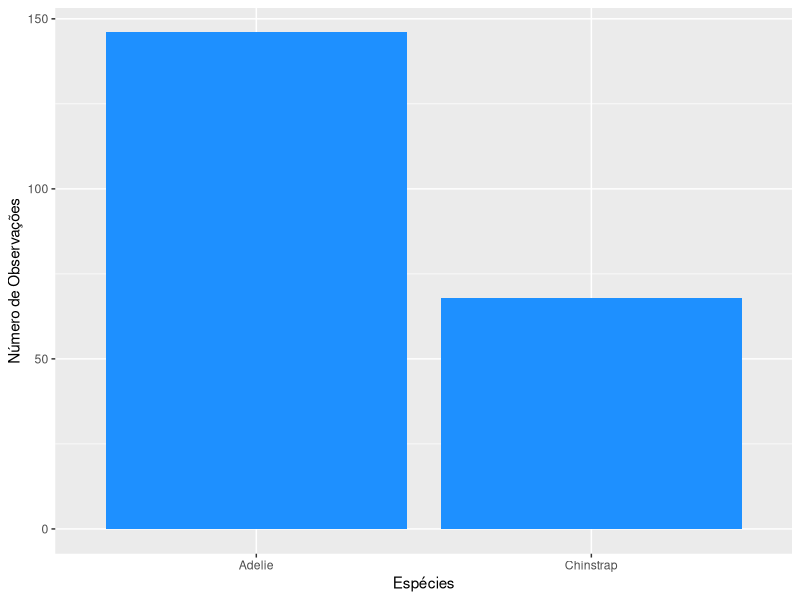
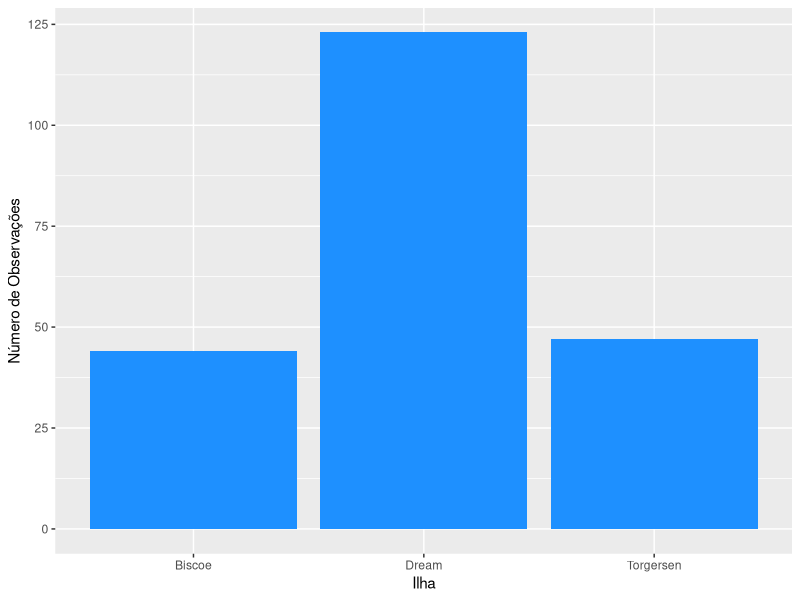
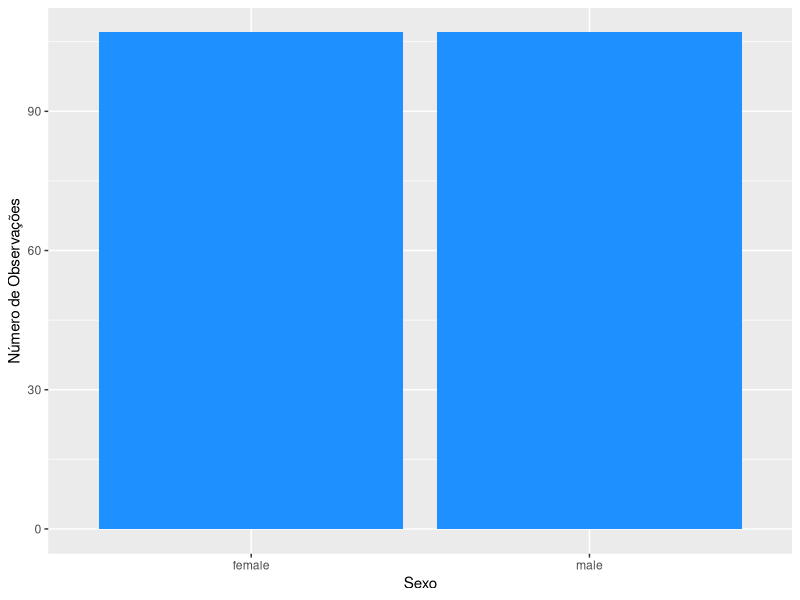
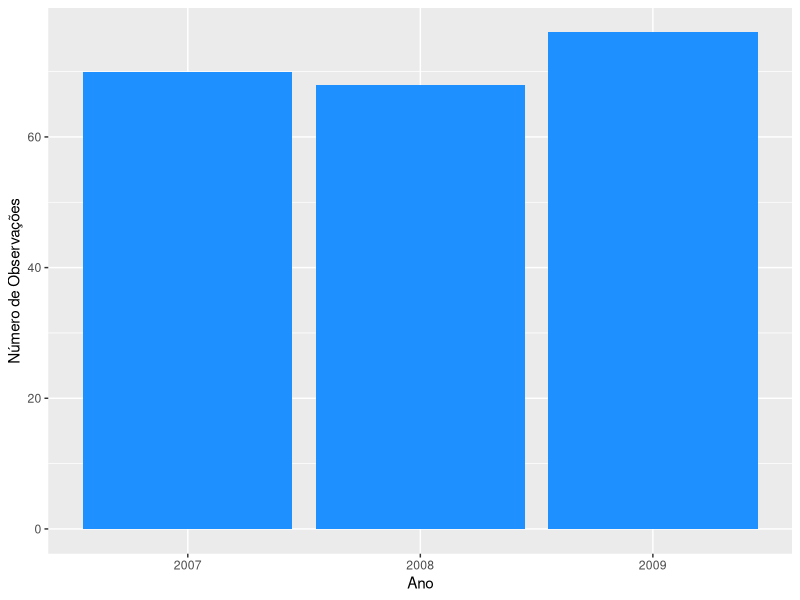
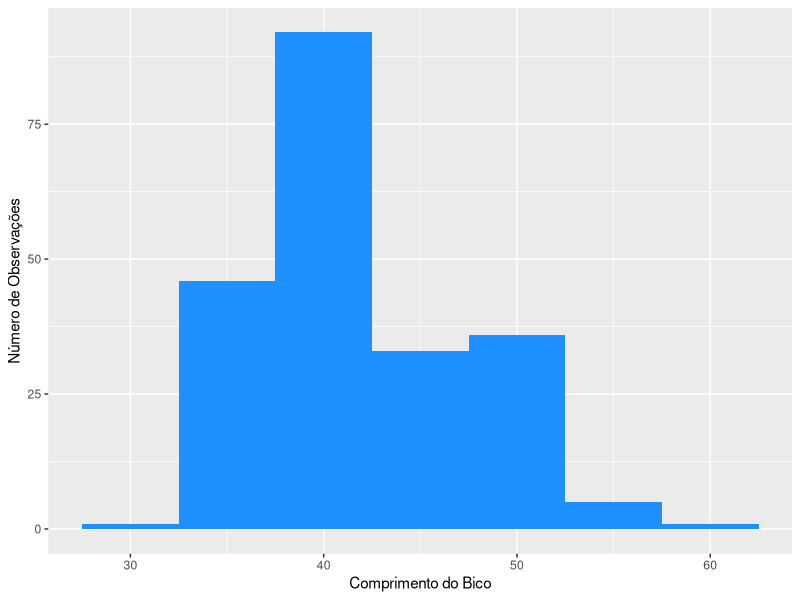
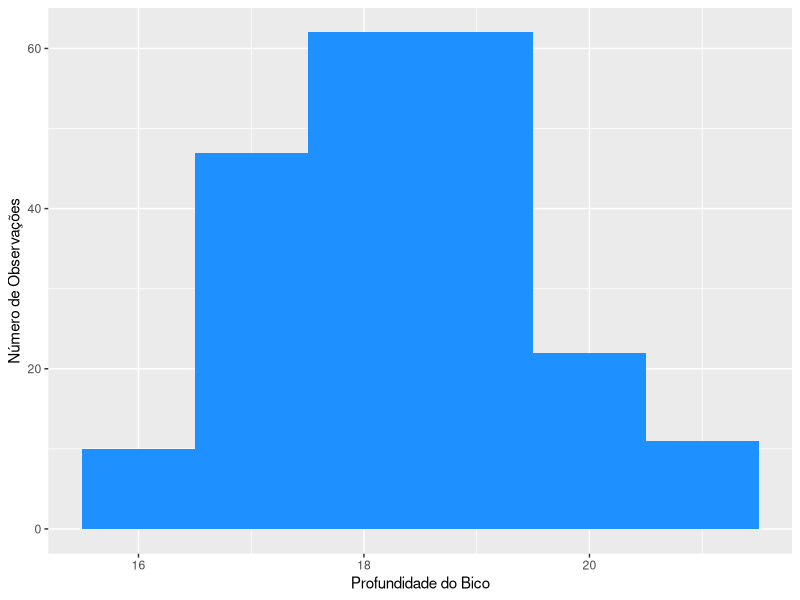
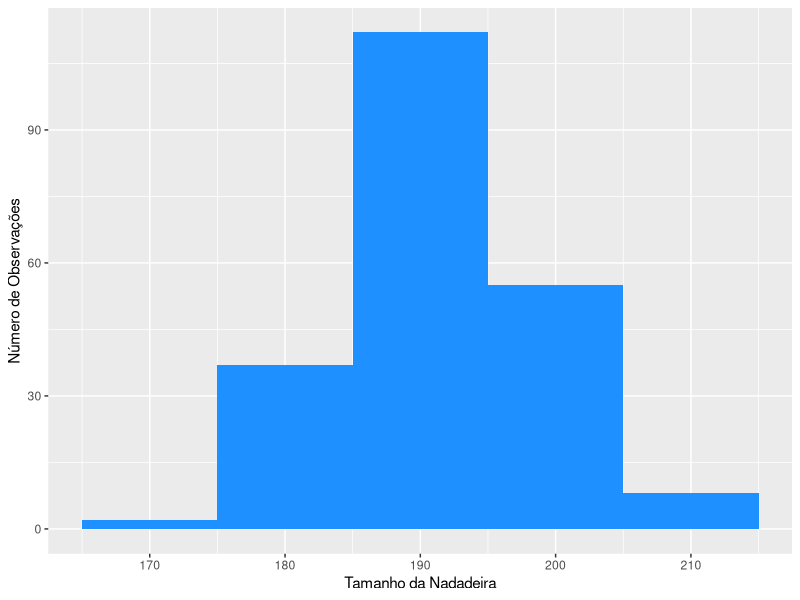
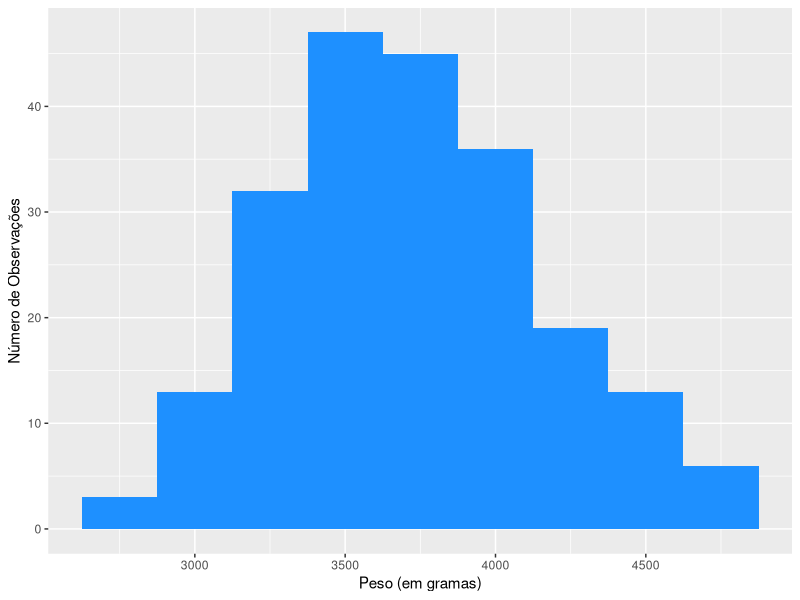

Source code (R) for these figures, in order:
# Instalando os pacotes necessários
# install.packages("dplyr")
# install.packages("ggplot2")
# install.packages("palmerpenguins")

# Lendo os pacotes necessários
library(dplyr)
library(ggplot2)
library(palmerpenguins)

# Documentação da base de dados
?penguins

# Organizando a base de dados
dados = na.omit(penguins) # Removendo os NAs (valores faltantes)
dados$year = factor(dados$year) # Transformando a variável year em fator

### Questão 1

# Opção 1:
dim(dados) # número de linhas e colunas

# Opção 2:
nrow(dados) # número de linhas
ncol(dados) # número de linhas

### Questão 2

# Opção 1:
dados$body_mass_g
min(dados$body_mass_g)
mean(dados$body_mass_g)
max(dados$body_mass_g)

# Opção 2:
attach(dados)
min(body_mass_g)
mean(body_mass_g)
max(body_mass_g)

# Opção 3:
peso_em_gramas = dados$body_mass_g
min(peso_em_gramas)
mean(peso_em_gramas)
max(peso_em_gramas)

### Questão 3

## letra a

names(dados) # para ver os nomes das variáveis

# Opção 1:
dados1 = rename(dados,
                especies = species,
                ilha = island,
                comp_bico = bill_length_mm,
                prof_bico = bill_depth_mm,
                tam_nadadeira = flipper_length_mm,
                peso = body_mass_g,
                sexo = sex,
                ano = year)

# Opção 2:
dados1 = select(dados,
                especies = species,
                ilha = island,
                comp_bico = bill_length_mm,
                prof_bico = bill_depth_mm,
                tam_nadadeira = flipper_length_mm,
                peso = body_mass_g,
                sexo = sex,
                ano = year)

## letra b

dados2 = arrange(dados1, peso)

## letra c

# Opção 1:
dados3 = filter(dados2, especies != "Gentoo")

# Opção 2:
dados3 = filter(dados2, especies == "Adelie" | especies == "Chinstrap")

# letra d

dados_final = mutate(dados3, razao = comp_bico/prof_bico)

### Questão 4

str(dados_final)
# fatores: especies, ilha, sexo, ano
# numéricas: comp_bico, prof_bico, tam_nadadeira, pego_g, razao

## letra a

ggplot(dados_final, aes(x = especies)) +
  geom_bar(fill = "dodgerblue") +
  xlab("Espécies") +
  ylab("Número de Observações")

ggplot(dados_final, aes(x = ilha)) +
  geom_bar(fill = "dodgerblue") +
  xlab("Ilha") +
  ylab("Número de Observações")

ggplot(dados_final, aes(x = sexo)) +
  geom_bar(fill = "dodgerblue") +
  xlab("Sexo") +
  ylab("Número de Observações")

ggplot(dados_final, aes(x = ano)) +
  geom_bar(fill = "dodgerblue") +
  xlab("Ano") +
  ylab("Número de Observações")

## letra b

ggplot(dados_final, aes(x = comp_bico)) +
  geom_histogram(fill = "dodgerblue", binwidth = 5) +
  xlab("Comprimento do Bico") +
  ylab("Número de Observações")

ggplot(dados_final, aes(x = prof_bico)) +
  geom_histogram(fill = "dodgerblue", binwidth = 1) +
  xlab("Profundidade do Bico") +
  ylab("Número de Observações")

ggplot(dados_final, aes(x = tam_nadadeira)) +
  geom_histogram(fill = "dodgerblue", binwidth = 10) +
  xlab("Tamanho da Nadadeira") +
  ylab("Número de Observações")

ggplot(dados_final, aes(x = peso)) +
  geom_histogram(fill = "dodgerblue", binwidth = 250) +
  xlab("Peso (em gramas)") +
  ylab("Número de Observações")

ggplot(dados_final, aes(x = razao)) +
  geom_histogram(fill = "dodgerblue", binwidth = 0.2) +
  xlab("Comprimento/Profundidade") +
  ylab("Número de Observações")

### Questão 5

## letra a

ggplot(dados_final, aes(x = especies, y = peso)) +
  geom_boxplot(fill = "dodgerblue") +
  xlab("Espécies") +
  ylab("Peso (em gramas)")

ggplot(dados_final, aes(x = ilha, y = peso)) +
  geom_boxplot(fill = "dodgerblue") +
  xlab("Ilha") +
  ylab("Peso (em gramas)")

ggplot(dados_final, aes(x = sexo, y = peso)) +
  geom_boxplot(fill = "dodgerblue") +
  xlab("Sexo") +
  ylab("Peso (em gramas)")

ggplot(dados_final, aes(x = ano, y = peso)) +
  geom_boxplot(fill = "dodgerblue") +
  xlab("Ano") +
  ylab("Peso (em gramas)")

## letra b

ggplot(dados_final, aes(x = comp_bico, y = peso)) +
  geom_point(color = "dodgerblue") +
  xlab("Comprimento do Bico") +
  ylab("Peso (em gramas)")

ggplot(dados_final, aes(x = prof_bico, y = peso)) +
  geom_point(color = "dodgerblue") +
  xlab("Profundidade do Bico") +
  ylab("Peso (em gramas)")

ggplot(dados_final, aes(x = tam_nadadeira, y = peso)) +
  geom_point(color = "dodgerblue") +
  xlab("Tamanho da Nadadeira") +
  ylab("Peso (em gramas)")

ggplot(dados_final, aes(x = razao, y = peso)) +
  geom_point(color = "dodgerblue") +
  xlab("Comprimento/Profundidade") +
  ylab("Peso (em gramas)")

## letra c

# Sexo, Comprimento do Bico, Profundidade do Bico e Tamanho da Nadadeira.

### Questão 6

attach(dados_final)

## letra a

# vamos fazer todos os modelos com apenas uma variável:
ajuste_e = lm(peso ~ especies)
summary(ajuste_e)

ajuste_i = lm(peso ~ ilha)
summary(ajuste_i)

ajuste_s = lm(peso ~ sexo)
summary(ajuste_s) # variável importante!

ajuste_a = lm(peso ~ ano)
summary(ajuste_a)

ajuste_c = lm(peso ~ comp_bico)
summary(ajuste_c) # variável importante!

ajuste_p = lm(peso ~ prof_bico)
summary(ajuste_p) # variável importante!

ajuste_t = lm(peso ~ tam_nadadeira)
summary(ajuste_t) # variável importante!

ajuste_r = lm(peso ~ razao)
summary(ajuste_r)

# vamos fazer uma regressão múltipla:

ajuste_scpt = lm(peso ~ sexo + comp_bico + prof_bico + tam_nadadeira)
summary(ajuste_scpt)

ajuste_spt = lm(peso ~ sexo + prof_bico + tam_nadadeira)
summary(ajuste_spt)

## letra b

AIC(ajuste_e,
    ajuste_i,
    ajuste_s,
    ajuste_a,
    ajuste_c,
    ajuste_p,
    ajuste_t,
    ajuste_r,
    ajuste_scpt,
    ajuste_spt)

# O melhor modelo foi o com sexo, profundidade do bico e tamanho da nadadeira!

## letra c

summary(ajuste_spt)

# Todas as variáveis desse modelo tiveram p-valor menor que 0.05!

## letra d

# 53.66% da variável peso é explicada pelas variáveis sexo, profundidade do bico e tamanho da nadadeira!
